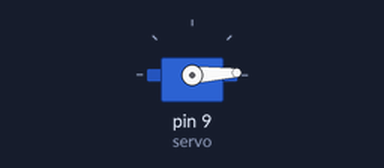
Bench run of a sketch on a simulated Arduino Uno, built with avr-gcc and run on an emulated ATmega328P. Parts: servo.

Above: at 0.05 s.
At 1.3 s:
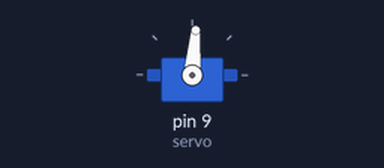
At 2.6 s:
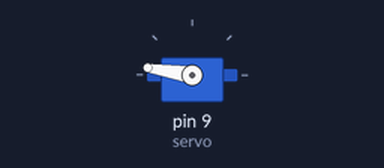
At 5.2 s:
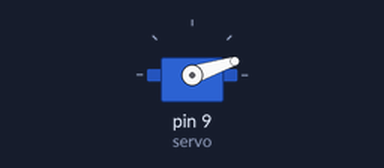
Timing chart, 0 to 7.1 s (numbered marks = the images above):
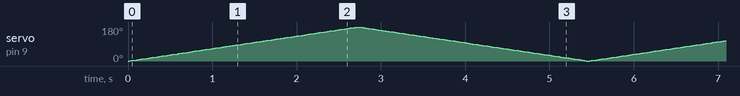

The sketch:

02_Sapu_Bolak_Balik.ino
```cpp
#include <Servo.h>

Servo servo;

void setup() {
  servo.attach(9);
}

void loop() {
  for (int sudut = 0; sudut <= 180; sudut++) {
    servo.write(sudut);
    delay(15);
  }

  for (int sudut = 180; sudut >= 0; sudut--) {
    servo.write(sudut);
    delay(15);
  }
}
```
